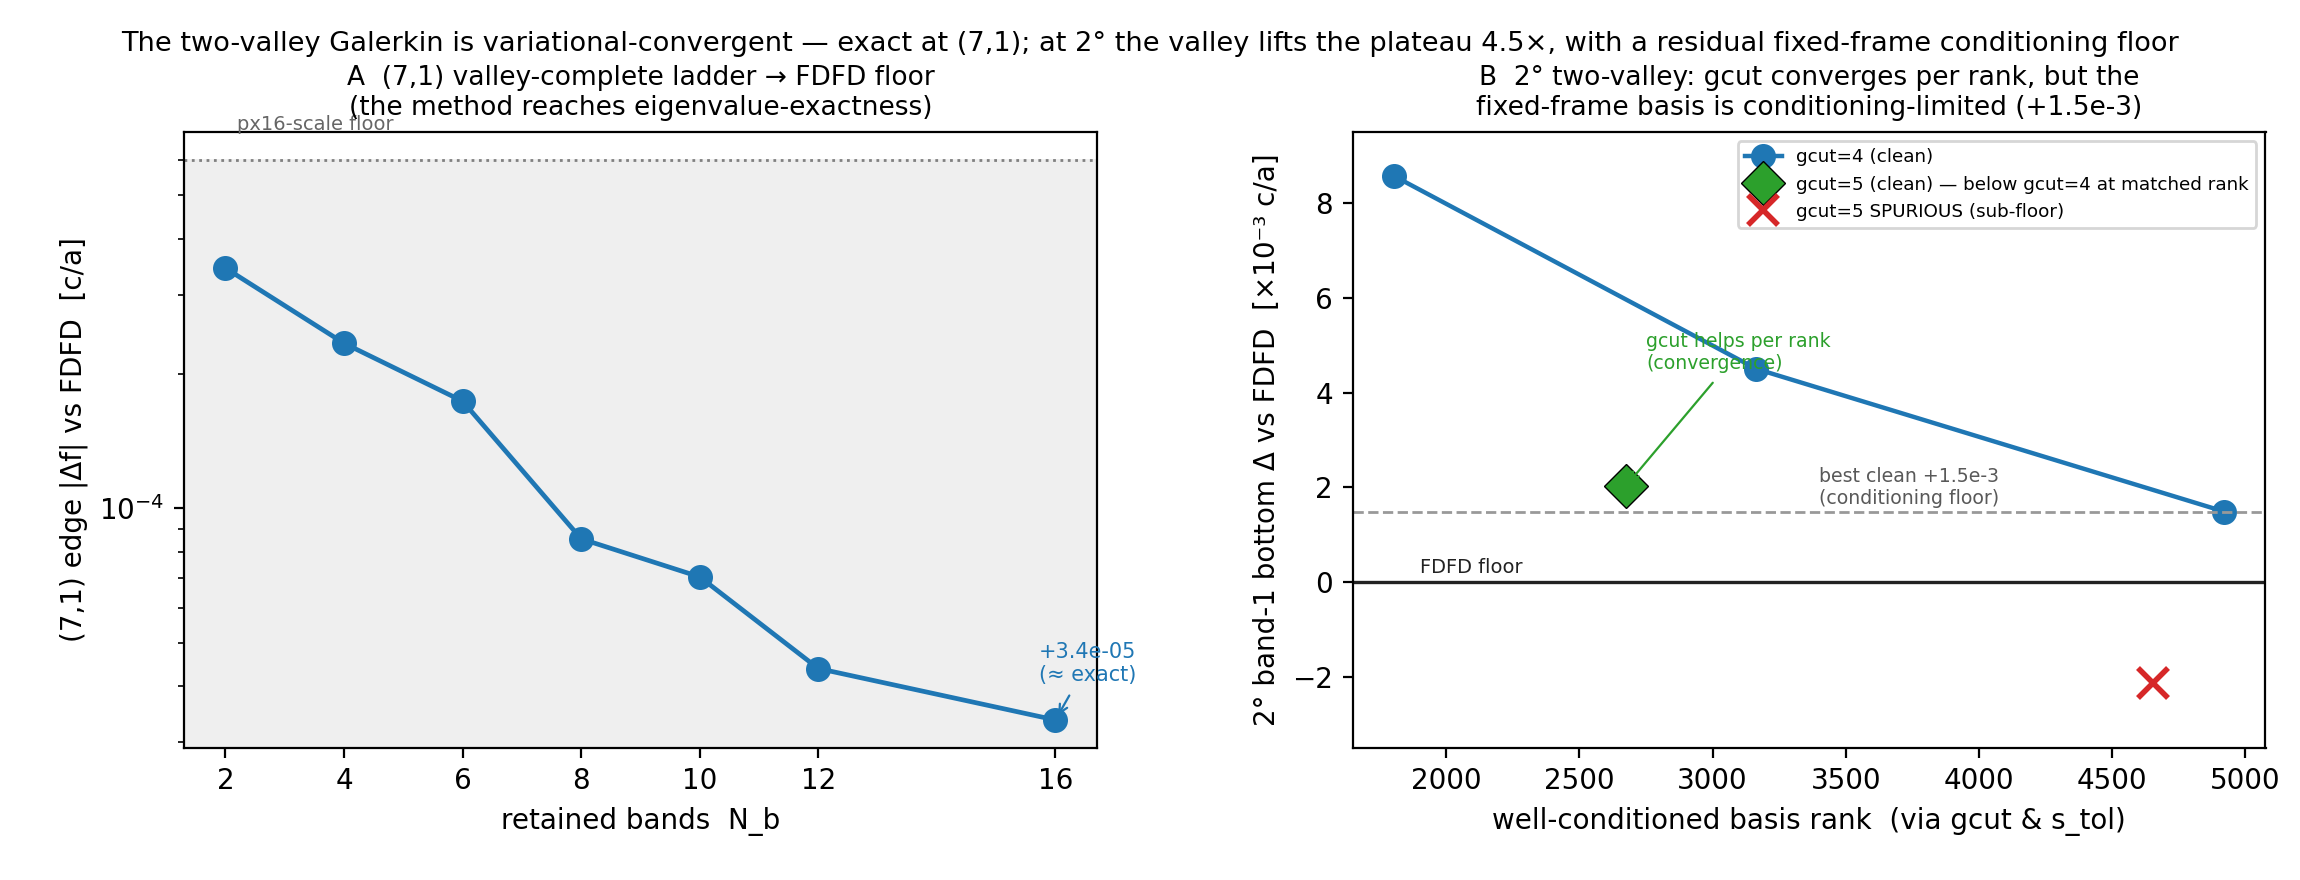

This figure's Python source:
#!/usr/bin/env python3
"""Does the two-valley Galerkin converge to eigenvalue-exact EA↔FDFD?

A — (7,1)/16.3° valley-complete band ladder (galerkin_moire, gcut=4): the edge
    offset vs FDFD falls MONOTONICALLY to +3.4e-5 at 16 bands — the variational
    method demonstrably reaches the FDFD floor at a tractable cell.
B — 2° two-valley (nref=3): the in-window band-1 bottom vs the well-conditioned
    basis rank (varying gcut & the canonical-orthogonalization tol). At matched
    RANK, gcut=5 beats gcut=4 (▽ below the gcut=4 curve) → the plane-wave cutoff
    genuinely adds convergence. BUT the fixed-frame reciprocal basis grows
    ill-conditioned: the clean rank caps ~4900 (spurious sub-floor states appear
    beyond), so the best CLEAN bottom is +1.5e-3 — a conditioning floor, not a
    completeness wall. Efficient 2° exactness needs a better-conditioned (real-
    space registry-adapted) two-valley basis (§9's program + the valley).
"""
import os
import numpy as np
import matplotlib
matplotlib.use("Agg")
import matplotlib.pyplot as plt

HERE = os.path.dirname(os.path.abspath(__file__))
C_FD, C_2V, C_SP = "#222222", "#1f77b4", "#d62728"

fig, ax = plt.subplots(1, 2, figsize=(11.5, 4.4))
fig.subplots_adjust(left=0.08, right=0.985, top=0.85, bottom=0.15, wspace=0.28)

# ---- A: (7,1) band ladder
fd7 = np.sort(np.load(os.path.join(HERE, "fdfd_m7_px24.npy")))
nb7, edge7 = [], []
for nb in [2, 4, 6, 8, 10, 12, 16]:
    p = os.path.join(HERE, f"galerkin_m7_g4nb{nb}.npz")
    if not os.path.isfile(p):
        p = os.path.join(HERE, f"galerkin_m7_nb{nb}.npz")
    if os.path.isfile(p):
        g = np.sort(np.load(p)["freqs"]); nb7.append(nb); edge7.append(abs(g[0] - fd7[0]))
ax[0].semilogy(nb7, edge7, "o-", color=C_2V, lw=1.7, ms=8)
ax[0].axhspan(0, 6e-4, color="#eee", alpha=0.9)
ax[0].axhline(6e-4, color="0.5", ls=":", lw=1)
ax[0].text(2.2, 7e-4, "px16-scale floor", fontsize=7, color="0.4")
ax[0].annotate(f"+{edge7[-1]:.1e}\n(≈ exact)", (nb7[-1], edge7[-1]), fontsize=7.5,
               xytext=(-6, 14), textcoords="offset points", color=C_2V,
               arrowprops=dict(arrowstyle="->", color=C_2V, lw=0.8))
ax[0].set_xlabel("retained bands  N_b")
ax[0].set_ylabel("(7,1) edge |Δf| vs FDFD  [c/a]")
ax[0].set_title("A  (7,1) valley-complete ladder → FDFD floor\n"
                "(the method reaches eigenvalue-exactness)", fontsize=9.5)
ax[0].set_xticks(nb7)

# ---- B: 2° rank vs bottom (gcut & s_tol)
FLOOR = 0.370047
# (gcut, s_tol, rank, bottomΔ×1e3, clean)
pts = [(4, "1e-6", 4921, 1.49, True), (4, "1e-5", 3165, 4.50, True),
       (4, "1e-4", 1804, 8.57, True), (5, "1e-4", 2675, 2.03, True),
       (5, "1e-5", 4653, -2.13, False)]
g4 = [(r, d) for gc, t, r, d, c in pts if gc == 4 and c]
g5c = [(r, d) for gc, t, r, d, c in pts if gc == 5 and c]
g5s = [(r, d) for gc, t, r, d, c in pts if gc == 5 and not c]
g4 = sorted(g4)
ax[1].plot([r for r, d in g4], [d for r, d in g4], "o-", color=C_2V, lw=1.6, ms=8,
           label="gcut=4 (clean)")
ax[1].plot([r for r, d in g5c], [d for r, d in g5c], "D", color="#2ca02c", ms=11,
           mec="k", mew=0.5, label="gcut=5 (clean) — below gcut=4 at matched rank")
for r, d in g5s:
    ax[1].plot(r, d, "x", color=C_SP, ms=11, mew=2, label="gcut=5 SPURIOUS (sub-floor)")
ax[1].axhline(0, color=C_FD, lw=1.2); ax[1].text(1900, 0.2, "FDFD floor", fontsize=7, color=C_FD)
ax[1].axhline(1.49, color="0.6", ls="--", lw=1)
ax[1].text(3400, 1.65, "best clean +1.5e-3\n(conditioning floor)", fontsize=6.8, color="0.35")
ax[1].annotate("gcut helps per rank\n(convergence)", (2675, 2.03), fontsize=6.8,
               color="#2ca02c", xytext=(2750, 4.5),
               arrowprops=dict(arrowstyle="->", color="#2ca02c", lw=0.8))
ax[1].set_xlabel("well-conditioned basis rank  (via gcut & s_tol)")
ax[1].set_ylabel("2° band-1 bottom Δ vs FDFD  [×10⁻³ c/a]")
ax[1].set_title("B  2° two-valley: gcut converges per rank, but the\n"
                "fixed-frame basis is conditioning-limited (+1.5e-3)", fontsize=9.5)
ax[1].legend(fontsize=6.6, loc="upper right")
ax[1].set_ylim(-3.5, 9.5)

fig.suptitle("The two-valley Galerkin is variational-convergent — exact at (7,1); at 2° the "
             "valley lifts the plateau 4.5×, with a residual fixed-frame conditioning floor",
             fontsize=9.8, y=0.965)
fig.savefig(os.path.join(HERE, "fig_exactness_ladder.pdf"))
fig.savefig(os.path.join(HERE, "fig_exactness_ladder.png"), dpi=200)
print("saved fig_exactness_ladder.{pdf,png}")
print("(7,1) edge ladder:", [f"nb{n}:{e:.1e}" for n, e in zip(nb7, edge7)])
